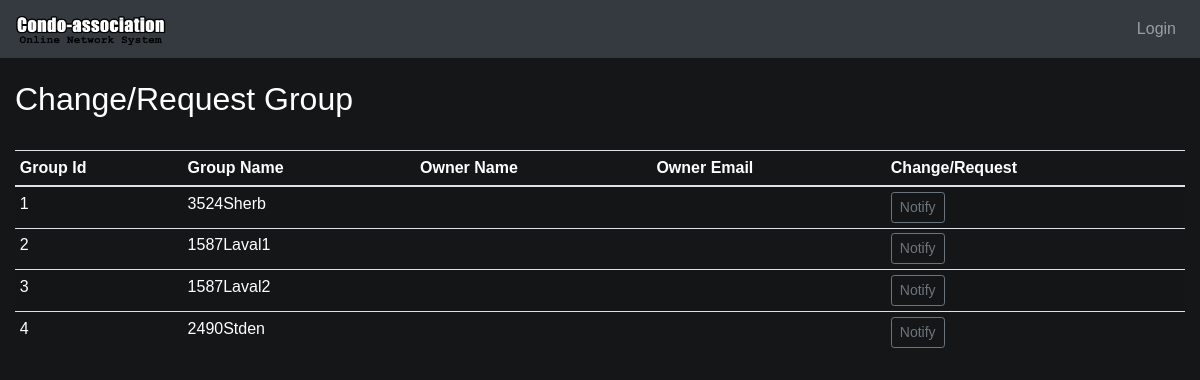
The app's page /group_change.php with its own data.
### tables this page shows
CREATE TABLE `member_groups` (
  `group_id` INT NOT NULL AUTO_INCREMENT,
  `owner_id` INT NOT NULL,
  `group_name` VARCHAR(45) NOT NULL,
  PRIMARY KEY (`group_id`),
  FOREIGN KEY (`owner_id`) REFERENCES condo_owners(`user_id`) ON DELETE CASCADE
);

### includes/functions_inc.php (called while the page is built, shortened)
<?php
function fetch_user_by_id($conn, $uid) {
    $sql = "SELECT * FROM condo_owners WHERE user_id = ?;";
    $stmt = mysqli_stmt_init($conn);
    if(!mysqli_stmt_prepare($stmt, $sql)) {
        header("location: ../index.php?error=stmterror");
        exit();
    }
    mysqli_stmt_bind_param($stmt, "i", $uid);
    mysqli_stmt_execute($stmt);
    $query_result = mysqli_stmt_get_result($stmt);
    if ($row = mysqli_fetch_assoc($query_result)) {
        mysqli_stmt_close($stmt);
        return $row;
    }
    else {
        return false;
    }
}

### includes/group_functions_inc.php (the view, shortened to what this page needs)
<?php
function print_group_owner_table($conn) {
    $sql = "SELECT * FROM member_groups ORDER BY group_id ASC;";
    $query_result = mysqli_query($conn, $sql);
    echo "<thead>
            <tr>
              <th>Group Id</th>
              <th>Group Name</th>
              <th>Owner Name</th>
              <th>Owner Email</th>
              <th>Change/Request</th>
            </tr>
            </thead>
            <tbody>";
    if($query_result) {
        while($row = mysqli_fetch_assoc($query_result)) {
            echo "<tr>";
            echo "<td>{$row["group_id"]}</td>";
            echo "<td>{$row["group_name"]}</td>";
            $uid = $row["owner_id"];
            $cod = fetch_user_by_id($conn, $uid);
            echo "<td>{$cod["name"]}</td>";
            echo "<td>{$cod["email"]}</td>";
            echo "<td>
            <div class=\"btn-group mr-2\">
                <a href=\"send_email.php?uid=$uid\"><button type=\"button\" class=\"btn btn-sm btn-outline-secondary\">Notify</button></a>
                </div>
                </td>";
        }
    }
    echo "</tbody>";
}

### css/style.css (style rules this page uses)
body { color: #fff; background-color: #151617; }
body { font-family: Arial, Helvetica, sans-serif; }
* { box-sizing: border-box; }

### records on screen
member_groups: group_id "1", group_name "3524Sherb"
member_groups: group_id "2", group_name "1587Laval1"
member_groups: group_id "3", group_name "1587Laval2"
member_groups: group_id "4", group_name "2490Stden"
